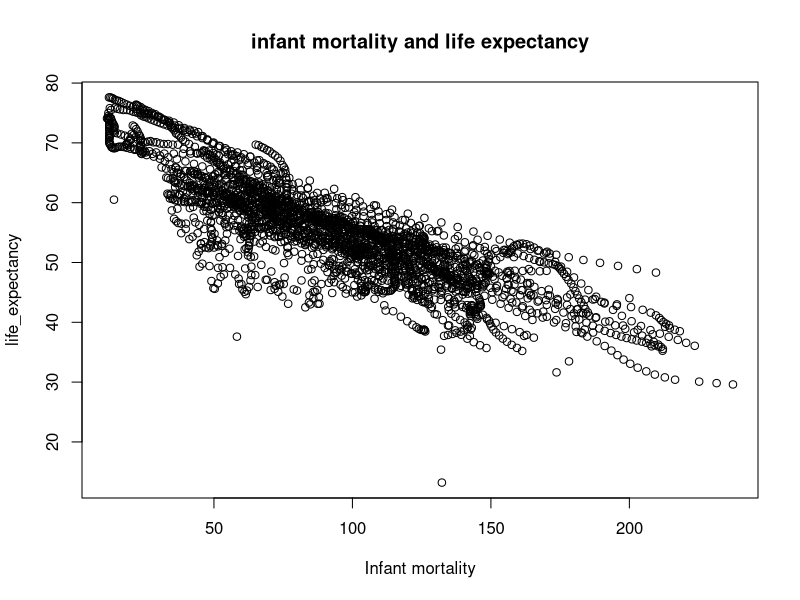
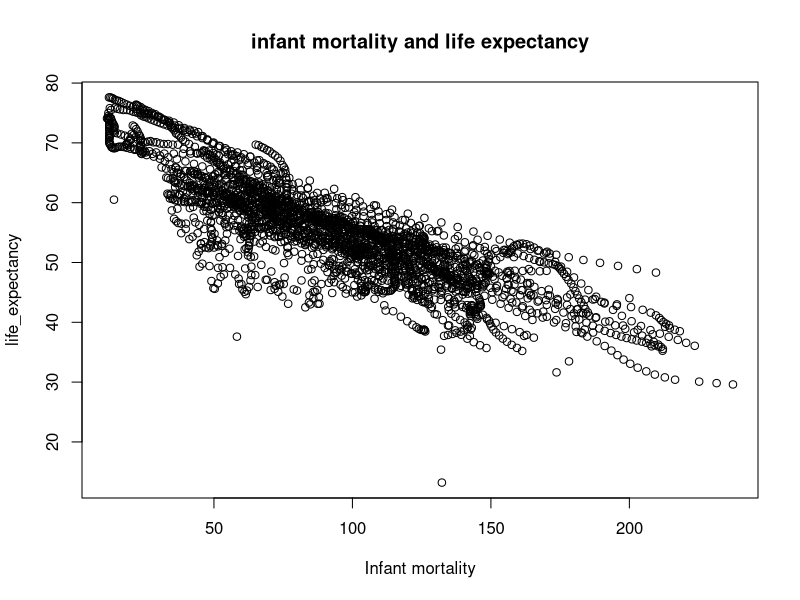
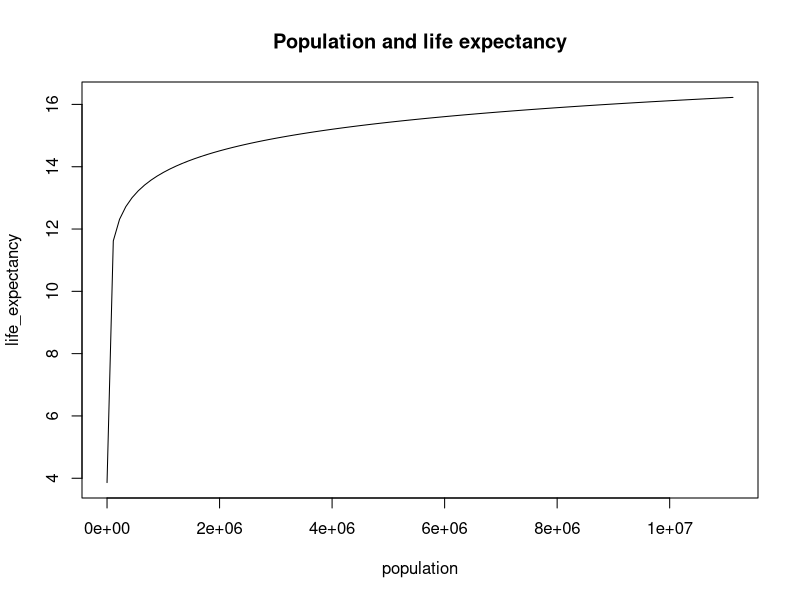
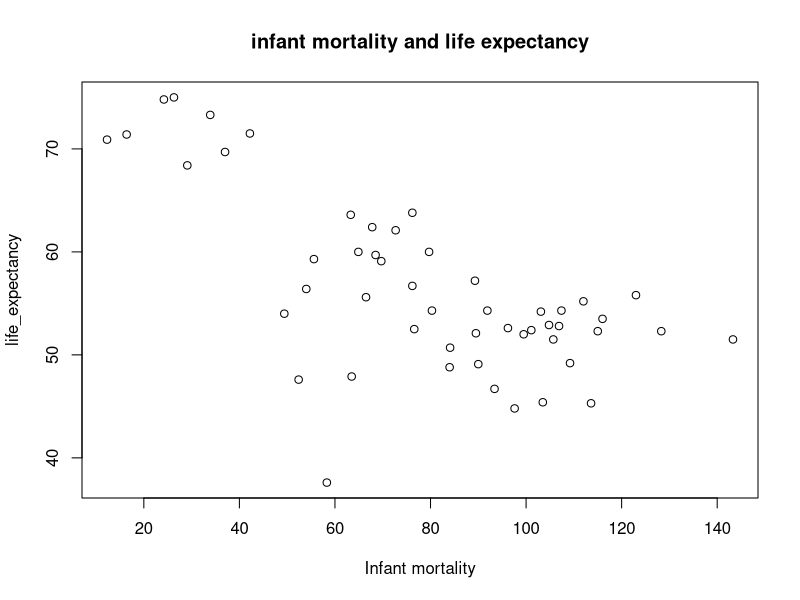
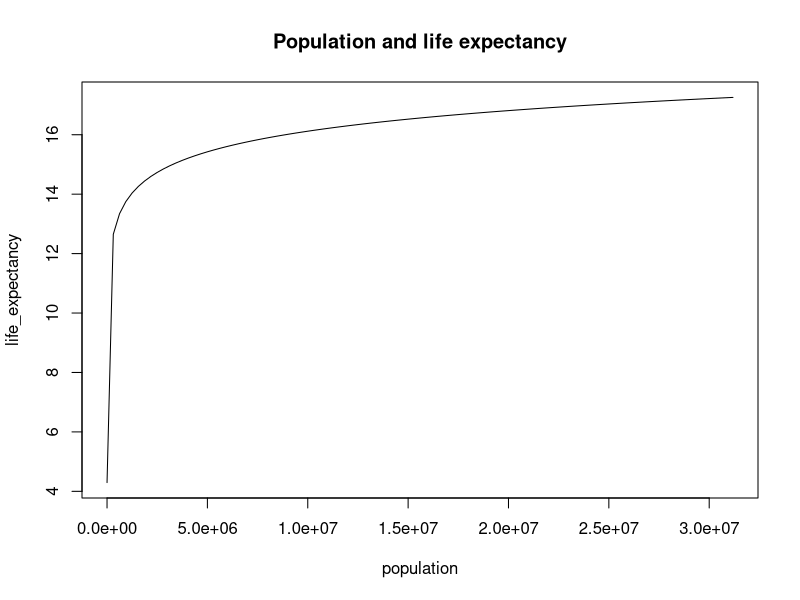
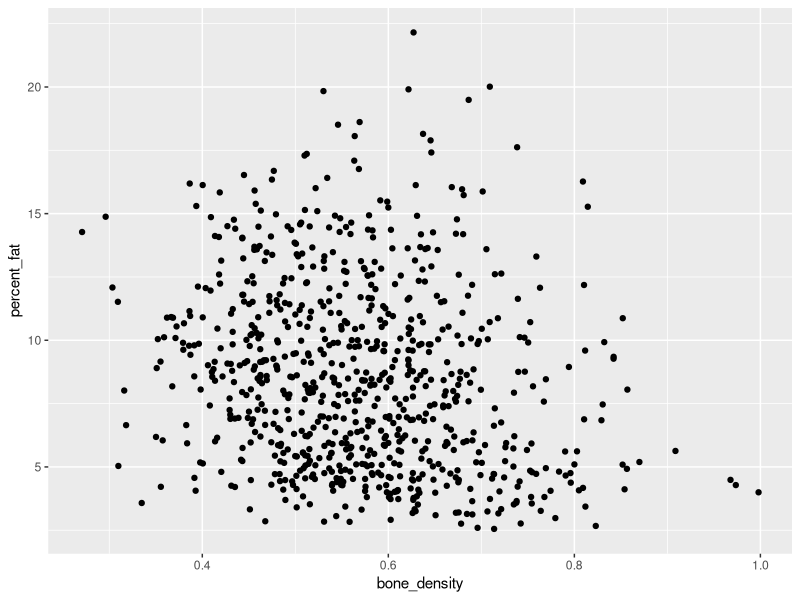

Write R code to recreate these figures, in order.
## ---- chunk 1
library(dslabs)
## ---- chunk 2
help(gapminder)

str(gapminder)
summary(gapminder)
class(gapminder)
## ---- chunk 3
africadata<- gapminder[gapminder$continent == "Africa", ]
str(africadata)
summary(africadata)
## ---- chunk 4
infant_mort_and_Life_Ex <- africadata[, c("infant_mortality", "life_expectancy")]
## ---- chunk 5
pop_and_Life_Ex <- africadata[, c("population", "life_expectancy")]
## ---- chunk 6
str(infant_mort_and_Life_Ex)
summary(infant_mort_and_Life_Ex)
## ---- chunk 7
str(pop_and_Life_Ex)
summary(pop_and_Life_Ex)
## ---- chunk 8
attach(africadata)
plot(infant_mortality, life_expectancy, main="infant mortality and life expectancy", xlab="Infant mortality", ylab= "life_expectancy")


attach(africadata)
plot(infant_mortality, life_expectancy, main="infant mortality and life expectancy", xlab="Infant mortality", ylab= "life_expectancy")

attach(africadata)
plot(log, population, life_expectancy, main="Population and life expectancy", xlab="population", ylab= "life_expectancy")
## ---- chunk 9
africadata_2000 <-africadata[africadata$year==2000, ]
## ---- chunk 10
attach(africadata_2000)
plot(infant_mortality, life_expectancy, main="infant mortality and life expectancy", xlab="Infant mortality", ylab= "life_expectancy")

attach(africadata_2000)
plot(log, population, life_expectancy, main="Population and life expectancy", xlab="population", ylab= "life_expectancy")
## ---- chunk 11
fit1<-lm(life_expectancy~ infant_mortality, africadata_2000)
summary(fit1)

fit2<-lm(life_expectancy~ population, africadata_2000)
summary(fit2)
## ---- chunk 12
library(dslabs)
library(tidyverse)
library(ggplot2)

help("mice_weights")
## ---- chunk 13
View(mice_weights)
str(mice_weights)
summary(mice_weights)
class(mice_weights)
## ---- chunk 14
ggplot(mice_weights, aes(x = bone_density, y = percent_fat)) +
  geom_point()
## ---- chunk 15
body_weight_litter <- ggplot(mice_weights, aes(sex, body_weight)) +
                  geom_boxplot(aes(fill = litter))
## ---- chunk 16
bone_dens_litter <- ggplot(mice_weights, aes(sex, bone_density)) +
                  geom_boxplot(aes(fill = litter))
## ---- chunk 17
food_plot <- ggplot(mice_weights, aes(x = diet, y = body_weight)) +
  geom_boxplot(aes(fill = litter))
## ---- chunk 18
mice_fit1 <- lm(formula = body_weight ~ bone_density, data = mice_weights)
summary(mice_fit1)
